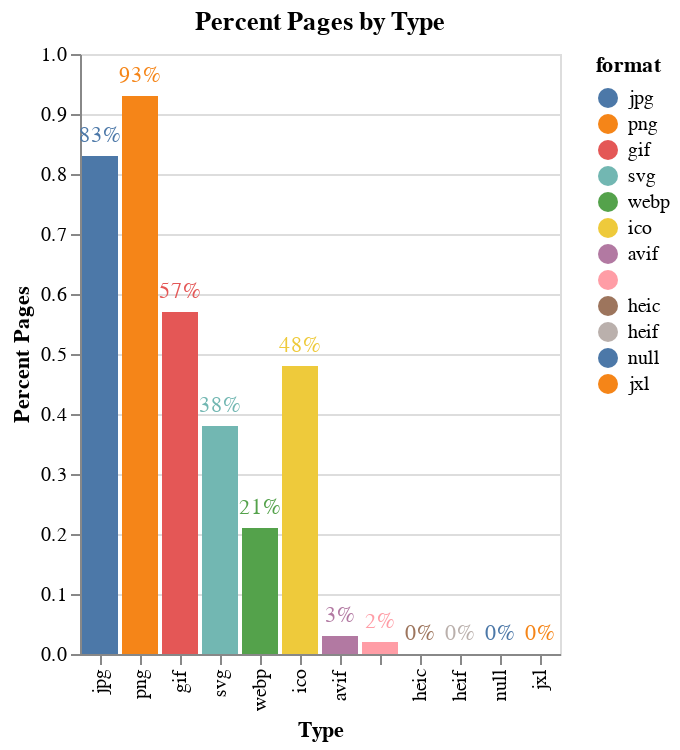

Notebook source saved alongside this figure:
### Code cell
bar_chart_image_pages = alt.Chart(requests_image_df).mark_bar().encode(
    x=alt.X("format", title="Type", sort=None),
    y=alt.Y("percent_pages", title="Percent Pages", sort=None),
    color=alt.Color(field="format", sort=None),
    tooltip=["format", alt.Tooltip("percent_pages:Q", format=".0%")]
).properties(
    title="Percent Pages by Type"
)
bar_chart_image_pages + bar_chart_image_pages.mark_text(
    dy=-10,
).encode(
    text=alt.Text("percent_pages:Q", format=".0%")
)

### Figure 1 — Vega-Lite specification as saved in the notebook (floating-point values rounded to 4 significant figures)
{"config": {"view": {"continuousWidth": 400, "continuousHeight": 300}}, "layer": [{"mark": "bar", "encoding": {"color": {"field": "format", "sort": null}, "tooltip": [{"field": "format", "type": "nominal"}, {"field": "percent_pages", "format": ".0%", "type": "quantitative"}], "x": {"field": "format", "sort": null, "title": "Type", "type": "nominal"}, "y": {"field": "percent_pages", "sort": null, "title": "Percent Pages", "type": "quantitative"}}, "title": "Percent Pages by Type"}, {"mark": {"type": "text", "dy": -10}, "encoding": {"color": {"field": "format", "sort": null}, "text": {"field": "percent_pages", "format": ".0%", "type": "quantitative"}, "tooltip": [{"field": "format", "type": "nominal"}, {"field": "percent_pages", "format": ".0%", "type": "quantitative"}], "x": {"field": "format", "sort": null, "title": "Type", "type": "nominal"}, "y": {"field": "percent_pages", "sort": null, "title": "Percent Pages", "type": "quantitative"}}, "title": "Percent Pages by Type"}], "data": {"name": "data-c20780fd8a99f7edc40b8991ef5ba3dd"}, "$schema": "https://vega.github.io/schema/vega-lite/v4.17.0.json", "datasets": {"data-c20780fd8a99f7edc40b8991ef5ba3dd": [{"format": "jpg", "requests": 164174651, "pages": 10620609, "percent_requests": 0.38, "percent_pages": 0.83}, {"format": "png", "requests": 132785707, "pages": 11783649, "percent_requests": 0.31, "percent_pages": 0.93}, {"format": "gif", "requests": 78796624, "pages": 7276184, "percent_requests": 0.18, "percent_pages": 0.57}, {"format": "svg", "requests": 24949859, "pages": 4821115, "percent_requests": 0.06, "percent_pages": 0.38}, {"format": "webp", "requests": 22394718, "pages": 2690527, "percent_requests": 0.05, "percent_pages": 0.21}, {"format": "ico", "requests": 6481607, "pages": 6151860, "percent_requests": 0.01, "percent_pages": 0.48}, {"format": "avif", "requests": 2931098, "pages": 374595, "percent_requests": 0.01, "percent_pages": 0.03}, {"format": "", "requests": 439733, "pages": 194625, "percent_requests": 0.0, "percent_pages": 0.02}, {"format": "heic", "requests": 44171, "pages": 11768, "percent_requests": 0.0, "percent_pages": 0.0}, {"format": "heif", "requests": 52, "pages": 32, "percent_requests": 0.0, "percent_pages": 0.0}, {"format": null, "requests": 15, "pages": 5, "percent_requests": 0.0, "percent_pages": 0.0}, {"format": "jxl", "requests": 6, "pages": 4, "percent_requests": 0.0, "percent_pages": 0.0}]}}
